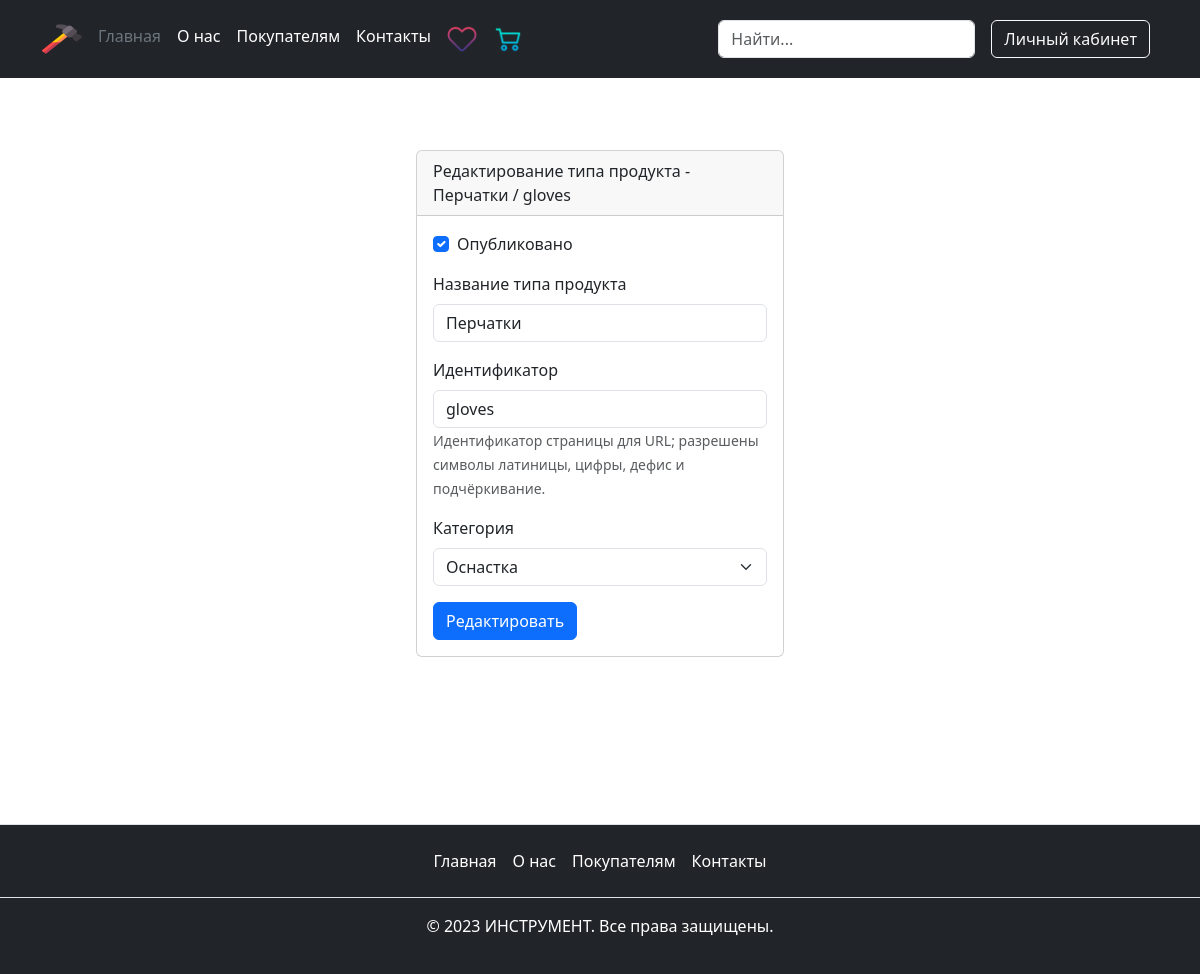
Screenshot of /products/category/snapin/edit/gloves/ (signed in) with the database file from the repository.
### main/models.py (models this page shows, shortened)
class Published(models.Model):
    is_published = models.BooleanField(
        default=True,
        verbose_name='Опубликовано',
        help_text='Снимите галочку, чтобы скрыть публикацию.'
    )
    created_at = models.DateTimeField(
        verbose_name='Добавлено',
        auto_now_add=True
    )
    class Meta:
        abstract = True

class ProductType(Published):
    title = models.CharField(
        max_length=40,
        verbose_name='Название типа продукта'
    )
    slug = models.SlugField(
        unique=True,
        verbose_name='Идентификатор',
        help_text='Идентификатор страницы для URL;'
                  ' разрешены символы латиницы, цифры,'
                  ' дефис и подчёркивание.'
    )
    category = models.ForeignKey(
        Category,
        on_delete=models.CASCADE,
        verbose_name='Категория',
        related_name='types'
    )
    class Meta:
        verbose_name = 'тип продукта'
        verbose_name_plural = 'Типы продуктов'

class Category(Published):
    title = models.CharField(
        max_length=40,
        verbose_name='Название категории'
    )
    slug = models.SlugField(
        unique=True,
        verbose_name='Идентификатор',
        help_text='Идентификатор страницы для URL;'
                  ' разрешены символы латиницы, цифры,'
                  ' дефис и подчёркивание.'
    )
    image = models.ImageField(
        upload_to='category/',
        null=True,
        blank=True,
        verbose_name='Фото категории'
    )
    class Meta:
        verbose_name = 'категория'
        verbose_name_plural = 'Категории'
    def __str__(self):
        return self.title

### main/views.py (the view)
class ProductTypeUpdateView(
    LoginRequiredMixin,
    PermissionRequiredMixin,
    ProductTypeCreateUpdateDeleteMixin,
    UpdateView
):
    permission_required = 'main.change_producttype'
    template_name = 'main/product_type/product_type_update.html'

### main/forms.py
class ProductTypeForm(forms.ModelForm):
    class Meta:
        model = ProductType
        fields = '__all__'

### templates/main/product_type/product_type_update.html (shortened to what this page needs)
{% extends "base.html" %}
{% load django_bootstrap5 %}
{% block content %}
  <div class="d-flex justify-content-center m-5">
    <div class="card col-4 m-4">
      <div class="card-header">
        Редактирование типа продукта - {{ object.title }} / {{ object.slug }}
      </div>
      <div class="card-body">
        <form method="post" enctype="multipart/form-data">
          {% bootstrap_form form %}
          {% bootstrap_button button_type="submit" content="Редактировать" %}
        </form>
      </div>
    </div>
  </div>
{% endblock %}

### static_dev/css/main.css (style rules this page uses)
html { position: relative; min-height: 100%; }

### rows the page displays
ProductType: title "Перчатки", slug "gloves", is_published "☑", category "Оснастка"
